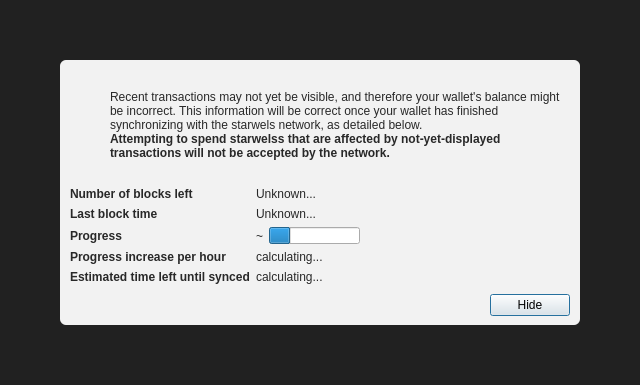
<?xml version="1.0" encoding="UTF-8"?>
<ui version="4.0">
 <class>ModalOverlay</class>
 <widget class="ModalOverlay" name="ModalOverlay">
  <property name="geometry">
   <rect>
    <x>0</x>
    <y>0</y>
    <width>640</width>
    <height>385</height>
   </rect>
  </property>
  <property name="windowTitle">
   <string>Form</string>
  </property>
  <layout class="QVBoxLayout" name="verticalLayout" stretch="0">
   <property name="sizeConstraint">
    <enum>QLayout::SetDefaultConstraint</enum>
   </property>
   <property name="leftMargin">
    <number>0</number>
   </property>
   <property name="topMargin">
    <number>0</number>
   </property>
   <property name="rightMargin">
    <number>0</number>
   </property>
   <property name="bottomMargin">
    <number>0</number>
   </property>
   <item>
    <widget class="QWidget" name="bgWidget" native="true">
     <property name="styleSheet">
      <string notr="true">#bgWidget { background: rgba(0,0,0,220); }</string>
     </property>
     <layout class="QVBoxLayout" name="verticalLayoutMain" stretch="1">
      <property name="leftMargin">
       <number>60</number>
      </property>
      <property name="topMargin">
       <number>60</number>
      </property>
      <property name="rightMargin">
       <number>60</number>
      </property>
      <property name="bottomMargin">
       <number>60</number>
      </property>
      <item>
       <widget class="QWidget" name="contentWidget" native="true">
        <property name="styleSheet">
         <string notr="true">#contentWidget { background: rgba(255,255,255,240); border-radius: 6px; }

QLabel { color: rgb(40,40,40);  }</string>
        </property>
        <layout class="QVBoxLayout" name="verticalLayoutSub" stretch="1,0,0,0">
         <property name="spacing">
          <number>0</number>
         </property>
         <property name="leftMargin">
          <number>10</number>
         </property>
         <property name="topMargin">
          <number>10</number>
         </property>
         <property name="rightMargin">
          <number>10</number>
         </property>
         <property name="bottomMargin">
          <number>10</number>
         </property>
         <item>
          <layout class="QHBoxLayout" name="horizontalLayoutIconText" stretch="0,1">
           <property name="topMargin">
            <number>20</number>
           </property>
           <item>
            <layout class="QVBoxLayout" name="verticalLayoutIcon">
             <property name="leftMargin">
              <number>0</number>
             </property>
             <item>
              <widget class="QPushButton" name="warningIcon">
               <property name="enabled">
                <bool>false</bool>
               </property>
               <property name="text">
                <string/>
               </property>
               <property name="icon">
                <iconset>
                 <normaloff>:/icons/warning</normaloff>
                 <disabledoff>:/icons/warning</disabledoff>:/icons/warning</iconset>
               </property>
               <property name="iconSize">
                <size>
                 <width>48</width>
                 <height>48</height>
                </size>
               </property>
               <property name="flat">
                <bool>true</bool>
               </property>
              </widget>
             </item>
             <item>
              <spacer name="verticalSpacerWarningIcon">
               <property name="orientation">
                <enum>Qt::Vertical</enum>
               </property>
               <property name="sizeHint" stdset="0">
                <size>
                 <width>20</width>
                 <height>40</height>
                </size>
               </property>
              </spacer>
             </item>
            </layout>
           </item>
           <item>
            <layout class="QVBoxLayout" name="verticalLayoutInfoText">
             <property name="leftMargin">
              <number>0</number>
             </property>
             <property name="topMargin">
              <number>0</number>
             </property>
             <item>
              <widget class="QLabel" name="infoText">
               <property name="text">
                <string>Recent transactions may not yet be visible, and therefore your wallet's balance might be incorrect. This information will be correct once your wallet has finished synchronizing with the starwels network, as detailed below.</string>
               </property>
               <property name="textFormat">
                <enum>Qt::RichText</enum>
               </property>
               <property name="wordWrap">
                <bool>true</bool>
               </property>
              </widget>
             </item>
             <item>
              <widget class="QLabel" name="infoTextStrong">
               <property name="font">
                <font>
                 <weight>75</weight>
                 <bold>true</bold>
                </font>
               </property>
               <property name="text">
                <string>Attempting to spend starwelss that are affected by not-yet-displayed transactions will not be accepted by the network.</string>
               </property>
               <property name="textFormat">
                <enum>Qt::RichText</enum>
               </property>
               <property name="wordWrap">
                <bool>true</bool>
               </property>
              </widget>
             </item>
             <item>
              <spacer name="verticalSpacerInTextSpace">
               <property name="orientation">
                <enum>Qt::Vertical</enum>
               </property>
               <property name="sizeHint" stdset="0">
                <size>
                 <width>20</width>
                 <height>40</height>
                </size>
               </property>
              </spacer>
             </item>
            </layout>
           </item>
          </layout>
         </item>
         <item>
          <spacer name="verticalSpacerAfterText">
           <property name="orientation">
            <enum>Qt::Vertical</enum>
           </property>
           <property name="sizeHint" stdset="0">
            <size>
             <width>20</width>
             <height>40</height>
            </size>
           </property>
          </spacer>
         </item>
         <item>
          <layout class="QFormLayout" name="formLayout">
           <property name="fieldGrowthPolicy">
            <enum>QFormLayout::FieldsStayAtSizeHint</enum>
           </property>
           <property name="horizontalSpacing">
            <number>6</number>
           </property>
           <property name="verticalSpacing">
            <number>6</number>
           </property>
           <property name="topMargin">
            <number>10</number>
           </property>
           <item row="0" column="0">
            <widget class="QLabel" name="labelNumberOfBlocksLeft">
             <property name="font">
              <font>
               <weight>75</weight>
               <bold>true</bold>
              </font>
             </property>
             <property name="text">
              <string>Number of blocks left</string>
             </property>
            </widget>
           </item>
           <item row="0" column="1">
            <widget class="QLabel" name="numberOfBlocksLeft">
             <property name="text">
              <string>Unknown...</string>
             </property>
            </widget>
           </item>
           <item row="1" column="0">
            <widget class="QLabel" name="labelLastBlockTime">
             <property name="font">
              <font>
               <weight>75</weight>
               <bold>true</bold>
              </font>
             </property>
             <property name="text">
              <string>Last block time</string>
             </property>
            </widget>
           </item>
           <item row="1" column="1">
            <widget class="QLabel" name="newestBlockDate">
             <property name="sizePolicy">
              <sizepolicy hsizetype="Maximum" vsizetype="Preferred">
               <horstretch>0</horstretch>
               <verstretch>0</verstretch>
              </sizepolicy>
             </property>
             <property name="text">
              <string>Unknown...</string>
             </property>
            </widget>
           </item>
           <item row="2" column="0">
            <widget class="QLabel" name="labelSyncDone">
             <property name="font">
              <font>
               <weight>75</weight>
               <bold>true</bold>
              </font>
             </property>
             <property name="text">
              <string>Progress</string>
             </property>
            </widget>
           </item>
           <item row="2" column="1">
            <layout class="QHBoxLayout" name="horizontalLayoutSync" stretch="0,1">
             <item>
              <widget class="QLabel" name="percentageProgress">
               <property name="text">
                <string notr="true">~</string>
               </property>
              </widget>
             </item>
             <item>
              <widget class="QProgressBar" name="progressBar">
               <property name="value">
                <number>24</number>
               </property>
               <property name="format">
                <string/>
               </property>
              </widget>
             </item>
            </layout>
           </item>
           <item row="4" column="0">
            <widget class="QLabel" name="labelProgressIncrease">
             <property name="font">
              <font>
               <weight>75</weight>
               <bold>true</bold>
              </font>
             </property>
             <property name="text">
              <string>Progress increase per hour</string>
             </property>
            </widget>
           </item>
           <item row="4" column="1">
            <widget class="QLabel" name="progressIncreasePerH">
             <property name="text">
              <string>calculating...</string>
             </property>
            </widget>
           </item>
           <item row="5" column="0">
            <widget class="QLabel" name="labelEstimatedTimeLeft">
             <property name="font">
              <font>
               <weight>75</weight>
               <bold>true</bold>
              </font>
             </property>
             <property name="text">
              <string>Estimated time left until synced</string>
             </property>
            </widget>
           </item>
           <item row="5" column="1">
            <widget class="QLabel" name="expectedTimeLeft">
             <property name="text">
              <string>calculating...</string>
             </property>
            </widget>
           </item>
          </layout>
         </item>
         <item>
          <layout class="QHBoxLayout" name="horizontalLayoutButtons">
           <property name="leftMargin">
            <number>10</number>
           </property>
           <property name="topMargin">
            <number>10</number>
           </property>
           <item>
            <spacer name="horizontalSpacer">
             <property name="orientation">
              <enum>Qt::Horizontal</enum>
             </property>
             <property name="sizeHint" stdset="0">
              <size>
               <width>40</width>
               <height>20</height>
              </size>
             </property>
            </spacer>
           </item>
           <item>
            <widget class="QPushButton" name="closeButton">
             <property name="text">
              <string>Hide</string>
             </property>
             <property name="focusPolicy">
              <enum>Qt::StrongFocus</enum>
             </property>
             <property name="default">
              <bool>true</bool>
             </property>
            </widget>
           </item>
          </layout>
         </item>
        </layout>
       </widget>
      </item>
     </layout>
    </widget>
   </item>
  </layout>
 </widget>
 <customwidgets>
  <customwidget>
   <class>ModalOverlay</class>
   <extends>QWidget</extends>
   <header>qt/modaloverlay.h</header>
   <container>1</container>
  </customwidget>
 </customwidgets>
 <resources/>
 <connections/>
</ui>
